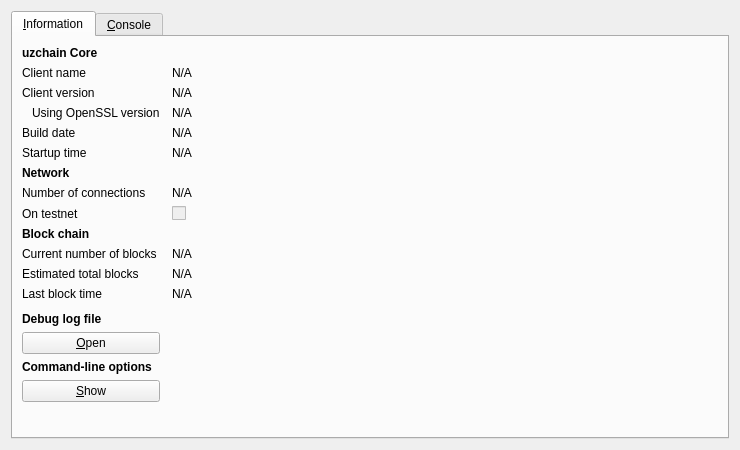
<?xml version="1.0" encoding="UTF-8"?>
<ui version="4.0">
 <class>RPCConsole</class>
 <widget class="QDialog" name="RPCConsole">
  <property name="geometry">
   <rect>
    <x>0</x>
    <y>0</y>
    <width>740</width>
    <height>450</height>
   </rect>
  </property>
  <property name="windowTitle">
   <string>uzchain - Debug window</string>
  </property>
  <layout class="QVBoxLayout" name="verticalLayout_2">
   <item>
    <widget class="QTabWidget" name="tabWidget">
     <property name="currentIndex">
      <number>0</number>
     </property>
     <widget class="QWidget" name="tab_info">
      <attribute name="title">
       <string>&amp;Information</string>
      </attribute>
      <layout class="QGridLayout" name="gridLayout" columnstretch="0,1">
       <property name="horizontalSpacing">
        <number>12</number>
       </property>
       <item row="0" column="0">
        <widget class="QLabel" name="label_9">
         <property name="font">
          <font>
           <weight>75</weight>
           <bold>true</bold>
          </font>
         </property>
         <property name="text">
          <string>uzchain Core</string>
         </property>
        </widget>
       </item>
       <item row="1" column="0">
        <widget class="QLabel" name="label_5">
         <property name="text">
          <string>Client name</string>
         </property>
        </widget>
       </item>
       <item row="1" column="1">
        <widget class="QLabel" name="clientName">
         <property name="cursor">
          <cursorShape>IBeamCursor</cursorShape>
         </property>
         <property name="text">
          <string>N/A</string>
         </property>
         <property name="textFormat">
          <enum>Qt::PlainText</enum>
         </property>
         <property name="textInteractionFlags">
          <set>Qt::LinksAccessibleByMouse|Qt::TextSelectableByKeyboard|Qt::TextSelectableByMouse</set>
         </property>
        </widget>
       </item>
       <item row="2" column="0">
        <widget class="QLabel" name="label_6">
         <property name="text">
          <string>Client version</string>
         </property>
        </widget>
       </item>
       <item row="2" column="1">
        <widget class="QLabel" name="clientVersion">
         <property name="cursor">
          <cursorShape>IBeamCursor</cursorShape>
         </property>
         <property name="text">
          <string>N/A</string>
         </property>
         <property name="textFormat">
          <enum>Qt::PlainText</enum>
         </property>
         <property name="textInteractionFlags">
          <set>Qt::LinksAccessibleByMouse|Qt::TextSelectableByKeyboard|Qt::TextSelectableByMouse</set>
         </property>
        </widget>
       </item>
       <item row="3" column="0">
        <widget class="QLabel" name="label_14">
         <property name="text">
          <string>Using OpenSSL version</string>
         </property>
         <property name="indent">
          <number>10</number>
         </property>
        </widget>
       </item>
       <item row="3" column="1">
        <widget class="QLabel" name="openSSLVersion">
         <property name="cursor">
          <cursorShape>IBeamCursor</cursorShape>
         </property>
         <property name="text">
          <string>N/A</string>
         </property>
         <property name="textFormat">
          <enum>Qt::PlainText</enum>
         </property>
         <property name="textInteractionFlags">
          <set>Qt::LinksAccessibleByMouse|Qt::TextSelectableByKeyboard|Qt::TextSelectableByMouse</set>
         </property>
        </widget>
       </item>
       <item row="4" column="0">
        <widget class="QLabel" name="label_12">
         <property name="text">
          <string>Build date</string>
         </property>
        </widget>
       </item>
       <item row="4" column="1">
        <widget class="QLabel" name="buildDate">
         <property name="cursor">
          <cursorShape>IBeamCursor</cursorShape>
         </property>
         <property name="text">
          <string>N/A</string>
         </property>
         <property name="textFormat">
          <enum>Qt::PlainText</enum>
         </property>
         <property name="textInteractionFlags">
          <set>Qt::LinksAccessibleByMouse|Qt::TextSelectableByKeyboard|Qt::TextSelectableByMouse</set>
         </property>
        </widget>
       </item>
       <item row="5" column="0">
        <widget class="QLabel" name="label_13">
         <property name="text">
          <string>Startup time</string>
         </property>
        </widget>
       </item>
       <item row="5" column="1">
        <widget class="QLabel" name="startupTime">
         <property name="cursor">
          <cursorShape>IBeamCursor</cursorShape>
         </property>
         <property name="text">
          <string>N/A</string>
         </property>
         <property name="textFormat">
          <enum>Qt::PlainText</enum>
         </property>
         <property name="textInteractionFlags">
          <set>Qt::LinksAccessibleByMouse|Qt::TextSelectableByKeyboard|Qt::TextSelectableByMouse</set>
         </property>
        </widget>
       </item>
       <item row="6" column="0">
        <widget class="QLabel" name="label_11">
         <property name="font">
          <font>
           <weight>75</weight>
           <bold>true</bold>
          </font>
         </property>
         <property name="text">
          <string>Network</string>
         </property>
        </widget>
       </item>
       <item row="7" column="0">
        <widget class="QLabel" name="label_7">
         <property name="text">
          <string>Number of connections</string>
         </property>
        </widget>
       </item>
       <item row="7" column="1">
        <widget class="QLabel" name="numberOfConnections">
         <property name="cursor">
          <cursorShape>IBeamCursor</cursorShape>
         </property>
         <property name="text">
          <string>N/A</string>
         </property>
         <property name="textFormat">
          <enum>Qt::PlainText</enum>
         </property>
         <property name="textInteractionFlags">
          <set>Qt::LinksAccessibleByMouse|Qt::TextSelectableByKeyboard|Qt::TextSelectableByMouse</set>
         </property>
        </widget>
       </item>
       <item row="8" column="0">
        <widget class="QLabel" name="label_8">
         <property name="text">
          <string>On testnet</string>
         </property>
        </widget>
       </item>
       <item row="8" column="1">
        <widget class="QCheckBox" name="isTestNet">
         <property name="enabled">
          <bool>false</bool>
         </property>
         <property name="text">
          <string/>
         </property>
        </widget>
       </item>
       <item row="9" column="0">
        <widget class="QLabel" name="label_10">
         <property name="font">
          <font>
           <weight>75</weight>
           <bold>true</bold>
          </font>
         </property>
         <property name="text">
          <string>Block chain</string>
         </property>
        </widget>
       </item>
       <item row="10" column="0">
        <widget class="QLabel" name="label_3">
         <property name="text">
          <string>Current number of blocks</string>
         </property>
        </widget>
       </item>
       <item row="10" column="1">
        <widget class="QLabel" name="numberOfBlocks">
         <property name="cursor">
          <cursorShape>IBeamCursor</cursorShape>
         </property>
         <property name="text">
          <string>N/A</string>
         </property>
         <property name="textFormat">
          <enum>Qt::PlainText</enum>
         </property>
         <property name="textInteractionFlags">
          <set>Qt::LinksAccessibleByMouse|Qt::TextSelectableByKeyboard|Qt::TextSelectableByMouse</set>
         </property>
        </widget>
       </item>
       <item row="11" column="0">
        <widget class="QLabel" name="label_4">
         <property name="text">
          <string>Estimated total blocks</string>
         </property>
        </widget>
       </item>
       <item row="11" column="1">
        <widget class="QLabel" name="totalBlocks">
         <property name="cursor">
          <cursorShape>IBeamCursor</cursorShape>
         </property>
         <property name="text">
          <string>N/A</string>
         </property>
         <property name="textFormat">
          <enum>Qt::PlainText</enum>
         </property>
         <property name="textInteractionFlags">
          <set>Qt::LinksAccessibleByMouse|Qt::TextSelectableByKeyboard|Qt::TextSelectableByMouse</set>
         </property>
        </widget>
       </item>
       <item row="12" column="0">
        <widget class="QLabel" name="label_2">
         <property name="text">
          <string>Last block time</string>
         </property>
        </widget>
       </item>
       <item row="12" column="1">
        <widget class="QLabel" name="lastBlockTime">
         <property name="cursor">
          <cursorShape>IBeamCursor</cursorShape>
         </property>
         <property name="text">
          <string>N/A</string>
         </property>
         <property name="textFormat">
          <enum>Qt::PlainText</enum>
         </property>
         <property name="textInteractionFlags">
          <set>Qt::LinksAccessibleByMouse|Qt::TextSelectableByKeyboard|Qt::TextSelectableByMouse</set>
         </property>
        </widget>
       </item>
       <item row="13" column="0">
        <spacer name="verticalSpacer_2">
         <property name="orientation">
          <enum>Qt::Vertical</enum>
         </property>
         <property name="sizeHint" stdset="0">
          <size>
           <width>20</width>
           <height>20</height>
          </size>
         </property>
        </spacer>
       </item>
       <item row="14" column="0">
        <widget class="QLabel" name="labelDebugLogfile">
         <property name="font">
          <font>
           <weight>75</weight>
           <bold>true</bold>
          </font>
         </property>
         <property name="text">
          <string>Debug log file</string>
         </property>
        </widget>
       </item>
       <item row="15" column="0">
        <widget class="QPushButton" name="openDebugLogfileButton">
         <property name="toolTip">
          <string>Open the uzchain debug log file from the current data directory. This can take a few seconds for large log files.</string>
         </property>
         <property name="text">
          <string>&amp;Open</string>
         </property>
         <property name="autoDefault">
          <bool>false</bool>
         </property>
        </widget>
       </item>
       <item row="16" column="0">
        <widget class="QLabel" name="labelCLOptions">
         <property name="font">
          <font>
           <weight>75</weight>
           <bold>true</bold>
          </font>
         </property>
         <property name="text">
          <string>Command-line options</string>
         </property>
        </widget>
       </item>
       <item row="17" column="0">
        <widget class="QPushButton" name="showCLOptionsButton">
         <property name="toolTip">
          <string>Show the uzchain-Qt help message to get a list with possible uzchain command-line options.</string>
         </property>
         <property name="text">
          <string>&amp;Show</string>
         </property>
         <property name="autoDefault">
          <bool>false</bool>
         </property>
        </widget>
       </item>
       <item row="18" column="0">
        <spacer name="verticalSpacer">
         <property name="orientation">
          <enum>Qt::Vertical</enum>
         </property>
         <property name="sizeHint" stdset="0">
          <size>
           <width>20</width>
           <height>40</height>
          </size>
         </property>
        </spacer>
       </item>
      </layout>
     </widget>
     <widget class="QWidget" name="tab_console">
      <attribute name="title">
       <string>&amp;Console</string>
      </attribute>
      <layout class="QVBoxLayout" name="verticalLayout_3">
       <property name="spacing">
        <number>3</number>
       </property>
       <item>
        <widget class="QTextEdit" name="messagesWidget">
         <property name="minimumSize">
          <size>
           <width>0</width>
           <height>100</height>
          </size>
         </property>
         <property name="readOnly">
          <bool>true</bool>
         </property>
         <property name="tabKeyNavigation" stdset="0">
          <bool>false</bool>
         </property>
         <property name="columnCount" stdset="0">
          <number>2</number>
         </property>
        </widget>
       </item>
       <item>
        <layout class="QHBoxLayout" name="horizontalLayout">
         <property name="spacing">
          <number>3</number>
         </property>
         <item>
          <widget class="QLabel" name="label">
           <property name="text">
            <string notr="true">&gt;</string>
           </property>
          </widget>
         </item>
         <item>
          <widget class="QLineEdit" name="lineEdit"/>
         </item>
         <item>
          <widget class="QPushButton" name="clearButton">
           <property name="maximumSize">
            <size>
             <width>24</width>
             <height>24</height>
            </size>
           </property>
           <property name="toolTip">
            <string>Clear console</string>
           </property>
           <property name="text">
            <string/>
           </property>
           <property name="icon">
            <iconset resource="../bitcoin.qrc">
             <normaloff>:/icons/remove</normaloff>:/icons/remove</iconset>
           </property>
           <property name="shortcut">
            <string notr="true">Ctrl+L</string>
           </property>
           <property name="autoDefault">
            <bool>false</bool>
           </property>
          </widget>
         </item>
        </layout>
       </item>
      </layout>
     </widget>
    </widget>
   </item>
  </layout>
 </widget>
 <resources>
  <include location="../bitcoin.qrc"/>
 </resources>
 <connections/>
</ui>
